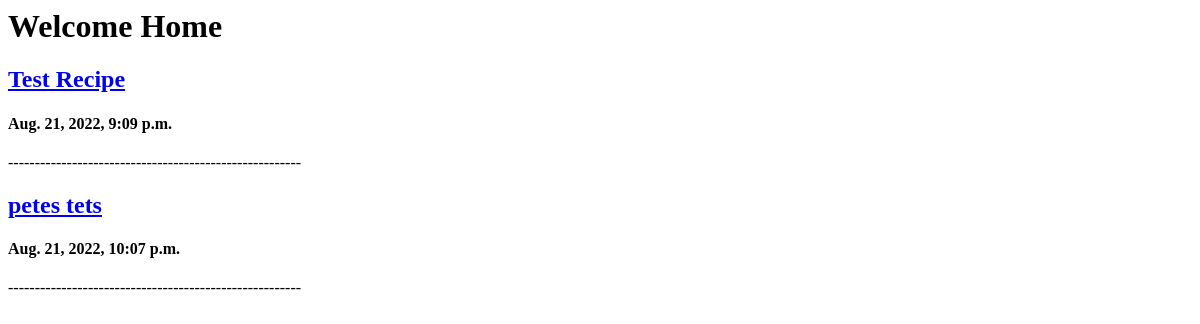
Before: / with the older database file.
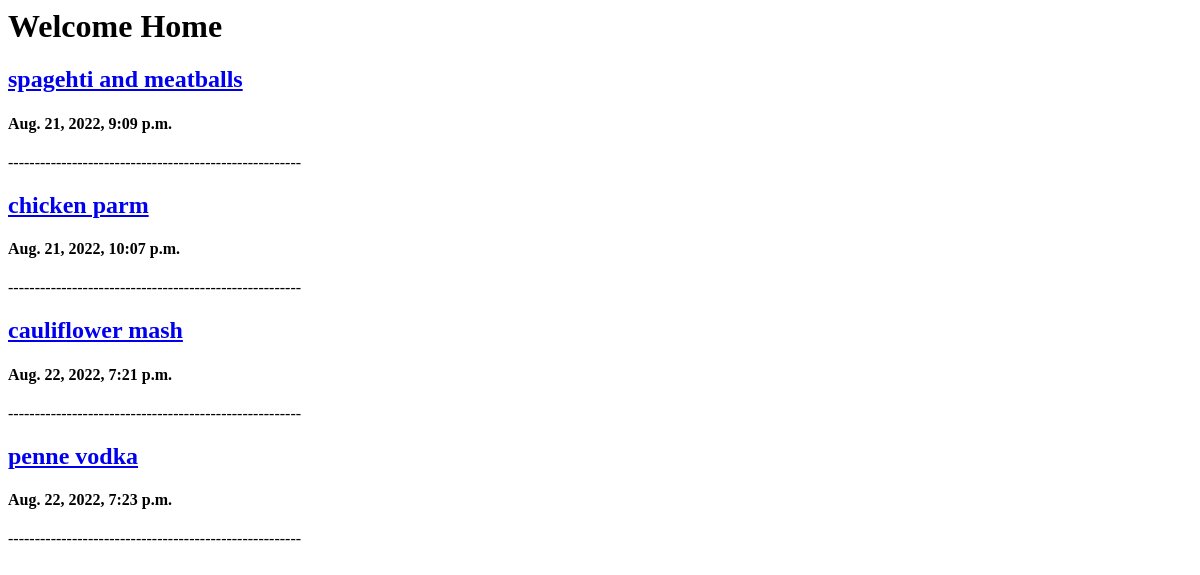
After: the same page with the newer database file.
### recipeboxapp/models.py (models this page shows, shortened)
class Recipe(models.Model):
    title = models.CharField(max_length=100)
    body = models.TextField()
    time_created = models.DateTimeField(default=timezone.now)
    author = models.ForeignKey(Author, on_delete=models.CASCADE)

### recipeboxapp/views.py (the view)
# urls.py: path("", views.index,),
def index(request):
    recipes = Recipe.objects.all()
    return render(request, "homepage.html", {'recipes': recipes})

### templates/homepage.html
<h1>Welcome Home</h1>
{% for attribute in recipes %}
<h2><a href="/recipe_details/{{ attribute.id }}/">{{ attribute.title }}</a></h2>
<h4>{{attribute.time_created}}</h4>
-------------------------------------------------------
{% endfor %}

Changed rows visible on the page:
changed Recipe: title "Test Recipe" → "spagehti and meatballs"
changed Recipe: title "petes tets" → "chicken parm"
added Recipe: title "cauliflower mash", time_created "Aug. 22, 2022, 7:21 p.m."
added Recipe: title "penne vodka", time_created "Aug. 22, 2022, 7:23 p.m."
